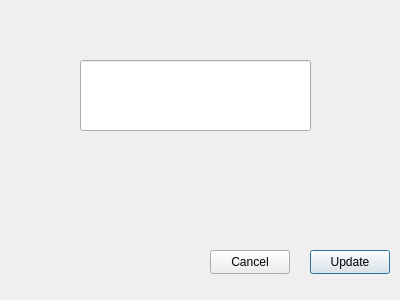
<?xml version="1.0" encoding="UTF-8"?>
<ui version="4.0">
 <class>EditMovie</class>
 <widget class="QDialog" name="EditMovie">
  <property name="geometry">
   <rect>
    <x>0</x>
    <y>0</y>
    <width>400</width>
    <height>300</height>
   </rect>
  </property>
  <property name="windowTitle">
   <string>Dialog</string>
  </property>
  <widget class="QLineEdit" name="lineEdit">
   <property name="geometry">
    <rect>
     <x>80</x>
     <y>60</y>
     <width>231</width>
     <height>71</height>
    </rect>
   </property>
  </widget>
  <widget class="QPushButton" name="update">
   <property name="geometry">
    <rect>
     <x>310</x>
     <y>250</y>
     <width>80</width>
     <height>24</height>
    </rect>
   </property>
   <property name="text">
    <string>Update</string>
   </property>
  </widget>
  <widget class="QPushButton" name="cencal">
   <property name="geometry">
    <rect>
     <x>210</x>
     <y>250</y>
     <width>80</width>
     <height>24</height>
    </rect>
   </property>
   <property name="text">
    <string>Cancel</string>
   </property>
  </widget>
 </widget>
 <resources/>
 <connections/>
</ui>
